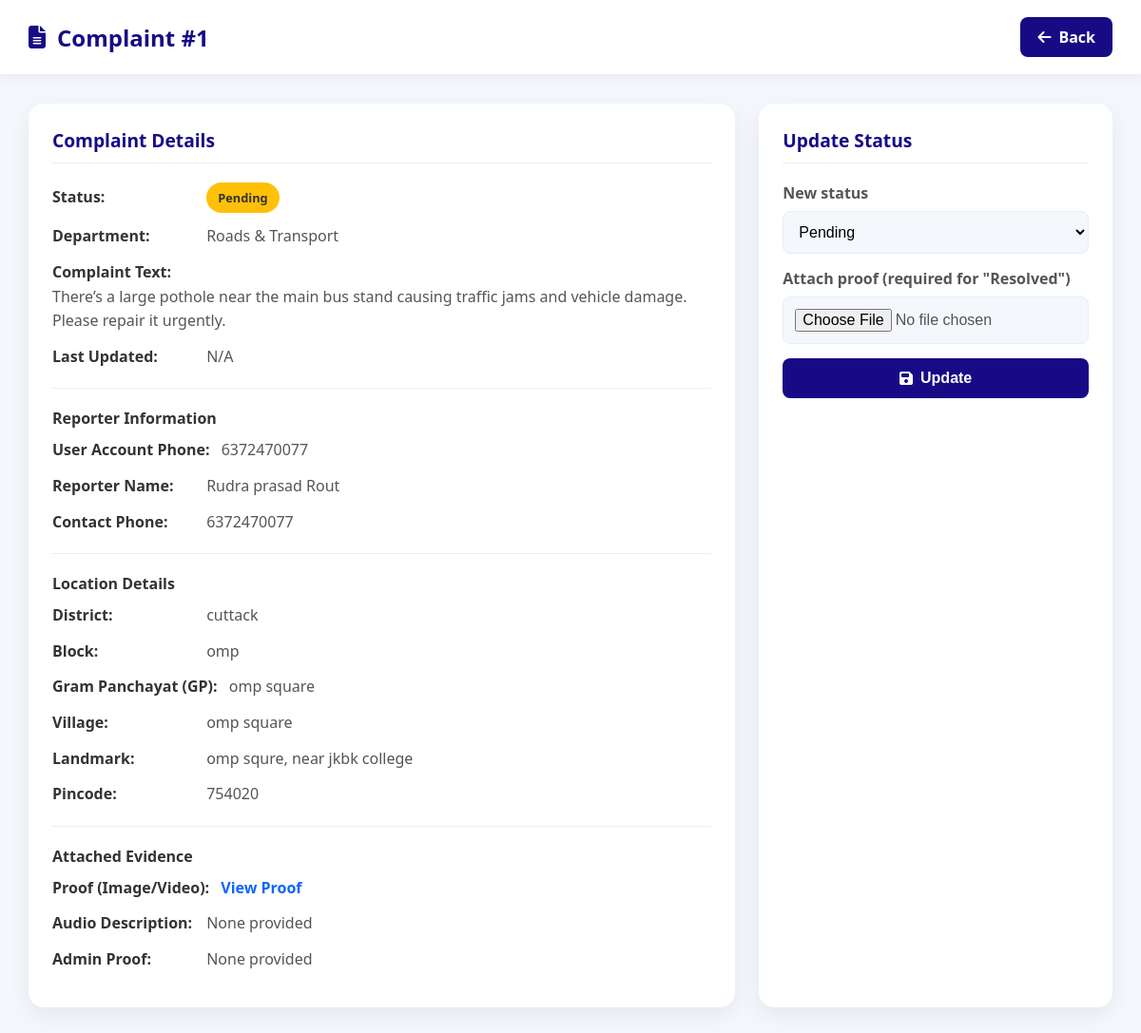
The app's page /admin/complaint/1 (signed in) with its own data.
### tables this page shows
CREATE TABLE complaints (
                        id INTEGER PRIMARY KEY AUTOINCREMENT,
                        user_phone TEXT NOT NULL,
                        name TEXT,
                        phone TEXT,
                        district TEXT,
                        block TEXT,
                        gp TEXT,
                        village TEXT,
                        landmark TEXT,
                        pincode TEXT,
                        department TEXT,
                        complaint TEXT,
                        proof TEXT, status TEXT DEFAULT 'Pending', admin_proof TEXT, updated_at TEXT, voice_proof TEXT,
                        FOREIGN KEY(user_phone) REFERENCES users(phone)
                    );

### Civicissueproject/app.py (the view)
@app.route("/admin/complaint/<int:cid>")
@admin_required
def admin_complaint_view(cid):
    complaint = get_complaint_by_id(cid)
    if not complaint:
        flash("Complaint not found", "danger")
        return redirect(url_for("admin_dashboard"))
    return render_template("admin_complaint_view.html", complaint=complaint)

### Civicissueproject/app.py (called while the page is built)
def admin_required(fn):
    from functools import wraps
    @wraps(fn)
    def wrapper(*args, **kwargs):
        if session.get("role") != "admin":
            flash("Admin access required", "danger")
            return redirect(url_for("admin_login"))
        return fn(*args, **kwargs)
    return wrapper

### Civicissueproject/database.py (called while the page is built)
def get_db_connection():
    conn = sqlite3.connect(DB_NAME, check_same_thread=False)
    conn.row_factory = sqlite3.Row  # This lets you access columns by name (e.g., complaint['status'])
    return conn

def get_complaint_by_id(cid):
    conn = get_db_connection()
    complaint = conn.execute("SELECT * FROM complaints WHERE id = ?", (cid,)).fetchone()
    conn.close()
    return complaint

### Civicissueproject/templates/admin_complaint_view.html (shortened to what this page needs)
<!DOCTYPE html>
<html lang="en">
<head>
    <link rel="stylesheet" href="{{ url_for('static', filename='css/admincomplaintview.css') }}">
    <link rel="stylesheet" href="https://cdnjs.cloudflare.com/ajax/libs/font-awesome/6.5.0/css/all.min.css">
</head>
<body>
    <header class="admin-header">
        <h1><i class="fas fa-file-alt"></i> Complaint #{{ complaint.id }}</h1>
        <div><a class="btn" href="{{ url_for('admin_dashboard') }}"><i class="fas fa-arrow-left"></i> Back</a></div>
    </header>
    <main class="admin-main single-complaint">
        <section class="details-card">
            <h3>Complaint Details</h3>
            <p><strong>Status:</strong>
                <span class="pill {{ (complaint.status or 'Pending')|lower|replace(' ', '-') }}">
                    {{ complaint.status or 'Pending' }}
                </span>
            </p>
            <p><strong>Department:</strong> {{ complaint.department }}</p>
            <p><strong>Complaint Text:</strong><br/> {{ complaint.complaint }}</p>
            <p><strong>Last Updated:</strong> {{ complaint.updated_at | datetimeformat if complaint.updated_at else 'N/A' }}</p>
            <hr>
            <h4>Reporter Information</h4>
            <p><strong>User Account Phone:</strong> {{ complaint.user_phone }}</p>
            <p><strong>Reporter Name:</strong> {{ complaint.name }}</p>
            <p><strong>Contact Phone:</strong> {{ complaint.phone }}</p>
            <hr>
            <h4>Location Details</h4>
            <p><strong>District:</strong> {{ complaint.district }}</p>
            <p><strong>Block:</strong> {{ complaint.block }}</p>
            <p><strong>Gram Panchayat (GP):</strong> {{ complaint.gp }}</p>
            <p><strong>Village:</strong> {{ complaint.village }}</p>
            <p><strong>Landmark:</strong> {{ complaint.landmark }}</p>
            <p><strong>Pincode:</strong> {{ complaint.pincode }}</p>
            <hr>
            <h4>Attached Evidence</h4>
            <p><strong>Proof (Image/Video):</strong>
                {% if complaint.proof %}
                    <a href="{{ url_for('static', filename='uploads/' + complaint.proof) }}" target="_blank">View Proof</a>
                {% else %}
                    None provided
                {% endif %}
            </p>
            <p><strong>Audio Description:</strong>
                {% if complaint.voice_proof %}
                    <audio controls style="width: 100%; margin-top: 8px;">
                        <source src="{{ url_for('static', filename='uploads/' + complaint.voice_proof) }}" type="audio/webm">
                        Your browser does not support the audio element.
                    </audio>
                {% else %}
                    None provided
                {% endif %}
            </p>
            <p><strong>Admin Proof:</strong>
                {% if complaint.admin_proof %}
                    <a href="{{ url_for('admin_proofs', filename=complaint.admin_proof) }}" target="_blank">View Resolution Proof</a>
                {% else %}
                    None provided
                {% endif %}
            </p>
        </section>
        <section class="action-card">
            <h3>Update Status</h3>
            <form method="post" action="{{ url_for('admin_update_status_route') }}" enctype="multipart/form-data">
                <label>
                    New status
                    <select name="status" required>
                        <option value="Pending" {% if complaint.status=='Pending' %}selected{% endif %}>Pending</option>
                    </select>
                </label>
                <label class="file-label">
                    Attach proof (required for "Resolved")
                    <input type="file" name="admin_proof" accept="image/*,video/*">
                </label>
                <div style="margin-top:12px">
                    <button class="btn primary" type="submit"><i class="fas fa-save"></i> Update</button>
                </div>
            </form>
        </section>
    </main>
</body>
</html>

### Civicissueproject/static/css/admincomplaintview.css (style rules this page uses)
:root { --primary-blue: #170b85; --light-blue: #0a66ff; --bg-color: #f4f7fc; --card-bg: #ffffff; --text-dark: #333; --text-light: #555; --border-color: #e9eef5; --shadow: 0 8px 25px rgba(0, 0, 0, 0.07); }
* { box-sizing: border-box; margin: 0; padding: 0; }
body { font-family: "Poppins", "Segoe UI", sans-serif; background: var(--bg-color); color: var(--text-dark); }
.admin-header { display: flex; justify-content: space-between; align-items: center; background: var(--card-bg); color: var(--primary-blue); padding: 18px 30px; box-shadow: 0 4px 12px rgba(0, 0, 0, 0.05); border-bottom: 1px solid var(--border-color); }
.admin-header h1 { margin: 0; font-size: 1.5rem; display: flex; gap: 12px; align-items: center; }
.btn { display: inline-flex; align-items: center; gap: 8px; padding: 10px 18px; border-radius: 8px; text-decoration: none; color: #fff; background: var(--primary-blue); border: 0; cursor: pointer; font-weight: 600; transition: all 0.3s ease; }
.admin-main.single-complaint { display: grid; grid-template-columns: 2fr 1fr; gap: 25px; padding: 30px; max-width: 1200px; margin: 0 auto; }
.details-card, .action-card { background: var(--card-bg); padding: 25px; border-radius: 16px; box-shadow: var(--shadow); }
.details-card h3, .action-card h3 { margin-top: 0; margin-bottom: 20px; font-size: 1.2rem; color: var(--primary-blue); border-bottom: 1px solid var(--border-color); padding-bottom: 10px; }
.details-card h4 { font-size: 1rem; color: var(--text-dark); margin-top: 20px; margin-bottom: 10px; }
.details-card p { margin-bottom: 12px; color: var(--text-light); line-height: 1.6; }
.details-card p strong { color: var(--text-dark); font-weight: 600; margin-right: 8px; display: inline-block; min-width: 150px; }
.details-card a { color: var(--light-blue); font-weight: 600; text-decoration: none; }
hr { border: none; border-top: 1px solid var(--border-color); margin: 20px 0; }
.action-card form label { display: block; margin-bottom: 15px; font-weight: 600; color: var(--text-light); }
.action-card form select, .action-card form input[type="file"] { width: 100%; padding: 12px; margin-top: 8px; border-radius: 8px; border: 1px solid var(--border-color); background: var(--bg-color); font-size: 1rem; font-family: "Poppins", sans-serif; }
.action-card .btn.primary { width: 100%; justify-content: center; padding: 12px; font-size: 1rem; }
.pill { padding: 6px 12px; border-radius: 20px; color: #fff; font-weight: 700; font-size: 0.8rem; display: inline-flex; align-items: center; }
.pill.pending { background: #ffc107; color: #333; }

### records on screen
complaints: id "1", status "Pending", department "Roads & Transport", complaint "There’s a large pothole near the main bus stand causing traffic jams and vehicle damage. Please repair it urgently.", user_phone "6372470077", name "Rudra prasad Rout", phone "6372470077", district "cuttack", block "omp", gp "omp square", village "omp square", landmark "omp squre, near jkbk college", pincode "754020"
